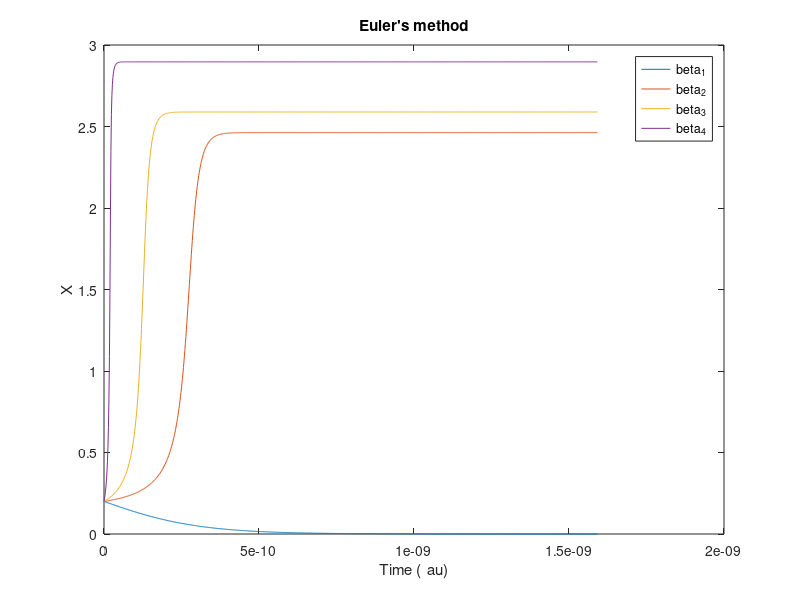
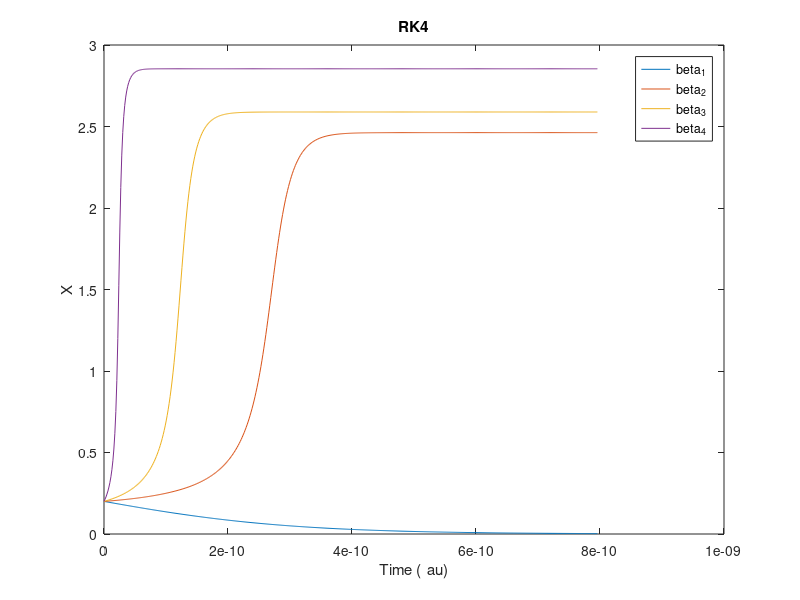

Reproduce these figures in MATLAB, in order.
%Euler's Method using different values of beta found in TREND_HW1_q8

clear
figure()


%declare paramaters
f_H = 1e9; % 1 Ghz for lowpass 
tau = 1 / (2*pi*f_H); %high cut-off response time 
phi = -pi/2; 

%declare variables
t=0;
n_tau = 10; % # of taus
n_div = 100; %divisions in 1 tau

%length of vector = n_div * n_tau

Tmax = tau * n_tau; % max time in terms of taus 

h = tau/n_div;  %time step between 0 and 1, smaller more precise

%for plotting; need vectors not single points
t_vec = t : h : Tmax; %vector from t to tmax of step size h


beta_1 = 4.65860000000248;		
beta_2 = 7.82269999999511;
beta_3 = 10.9728999999878;
beta_4 = 87.5; %test : adjust as desired. 
% at ~87.5 

beta_vec = [(beta_1)/2, (beta_1+beta_2)/2, (beta_2+beta_3)/2, (beta_3 + beta_4)/2];


for beta = beta_vec

 i = 1;
 x=0.2;
 x_vec = zeros(1, length(t_vec)); %place holders for x values


for t = t_vec

x_vec(i) = x;
F = -x/tau + (beta/tau) * (cos(x + phi))^2; %depends on t implicitly through x; autonom DE
x= x + (h*F); 
%potentially add noise here 
i = i + 1;
end

plot(t_vec, x_vec)
title("Euler's method")
xlabel("Time (\tau)")
ylabel("X")
hold on

end


legend("beta_1", "beta_2", "beta_3", "beta_4")
%%%%%%%%%%%%%%%%%%%%%%%%%%%%%%%%%%%%%%%%%%%%%%%%%%%%%%%%%%%%%%%%%%%%%%%%%%

%RK-4 Method using different values of beta found in TREND_HW1_q8

clear
figure()

%declare parameters
f_H = 1e9; % 1 Ghz for lowpass 
tau = 1 / (2*pi*f_H); %high cut-off response time 
phi = -pi/2; 

%declare variables
t=0;
n_tau = 5; % # of taus
n_div = 100; %divisions in 1 tau
Tmax = tau * n_tau; % max time in terms of taus 
h = tau/n_div;  %time step between 0 and 1, smaller more precise

%for plotting; need vectors not single points
t_vec = t : h : Tmax; %vector from t to tmax of step size h



beta_1 = 4.65860000000248;		
beta_2 = 7.82269999999511;
beta_3 = 10.9728999999878;
beta_4 = 60; %test : adjust as desired. 
% at ~87.5 chaos 

beta_vec = [(beta_1)/2, (beta_1+beta_2)/2, (beta_2+beta_3)/2, (beta_3 + beta_4)/2];


for beta = beta_vec

 i = 1;
 x=0.2;
 x_vec = zeros(1, length(t_vec)); %place holders for x values


for t = t_vec

x_vec(i) = x;
k1 = -x/tau + (beta/tau) * (cos(x + phi))^2; %depends on t implicitly through x; autonom DE
k2 = -(k1*0.5*h + x)/tau + (beta/tau) * (cos((k1*0.5*h + x) + phi))^2;
k3 = -(k2*0.5*h + x)/tau + (beta/tau) * (cos((k2*0.5*h + x) + phi))^2;
k4 = -(k3*h + x)/tau + (beta/tau) * (cos((k3*h + x) + phi))^2;
k = (1/6)*(k1 + 2*k2 + 2*k3 + k4);


x = x + (h*k); 
%potentially add noise here 
i = i + 1;
end

plot(t_vec, x_vec)
title("RK4")
xlabel("Time (\tau)") 
ylabel("X")
hold on

end


legend("beta_1", "beta_2", "beta_3", "beta_4")